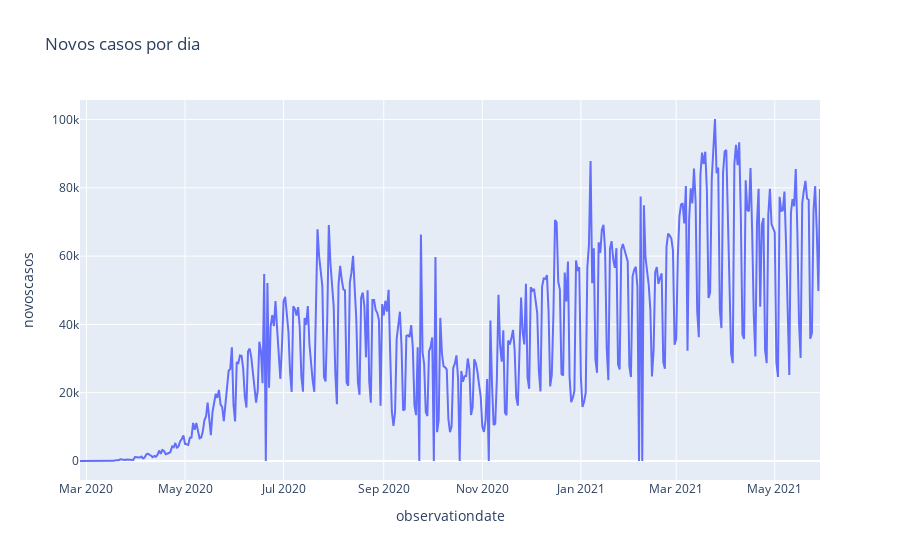

Notebook code for this chart:
### Code cell
# Visualizando

px.line(brasil_corrigido, x='observationdate', y='novoscasos', title='Novos casos por dia')

### Figure 1 — Plotly figure (JSON) as saved in the notebook; plotly's stock layout.template omitted (floating-point values rounded to 4 significant figures; data arrays with more than 128 entries replaced by an {"elided": "..."} marker saying what was removed)
{"data": [{"hovertemplate": "observationdate=%{x}<br>novoscasos=%{y}<extra></extra>", "legendgroup": "", "line": {"color": "#636efa", "dash": "solid"}, "marker": {"symbol": "circle"}, "mode": "lines", "name": "", "orientation": "v", "showlegend": false, "type": "scatter", "x": {"elided": "459 str values"}, "xaxis": "x", "y": {"elided": "459 int values"}, "yaxis": "y"}], "layout": {"legend": {"tracegroupgap": 0}, "title": {"text": "Novos casos por dia"}, "xaxis": {"anchor": "y", "domain": [0, 1], "title": {"text": "observationdate"}}, "yaxis": {"anchor": "x", "domain": [0, 1], "title": {"text": "novoscasos"}}}}
